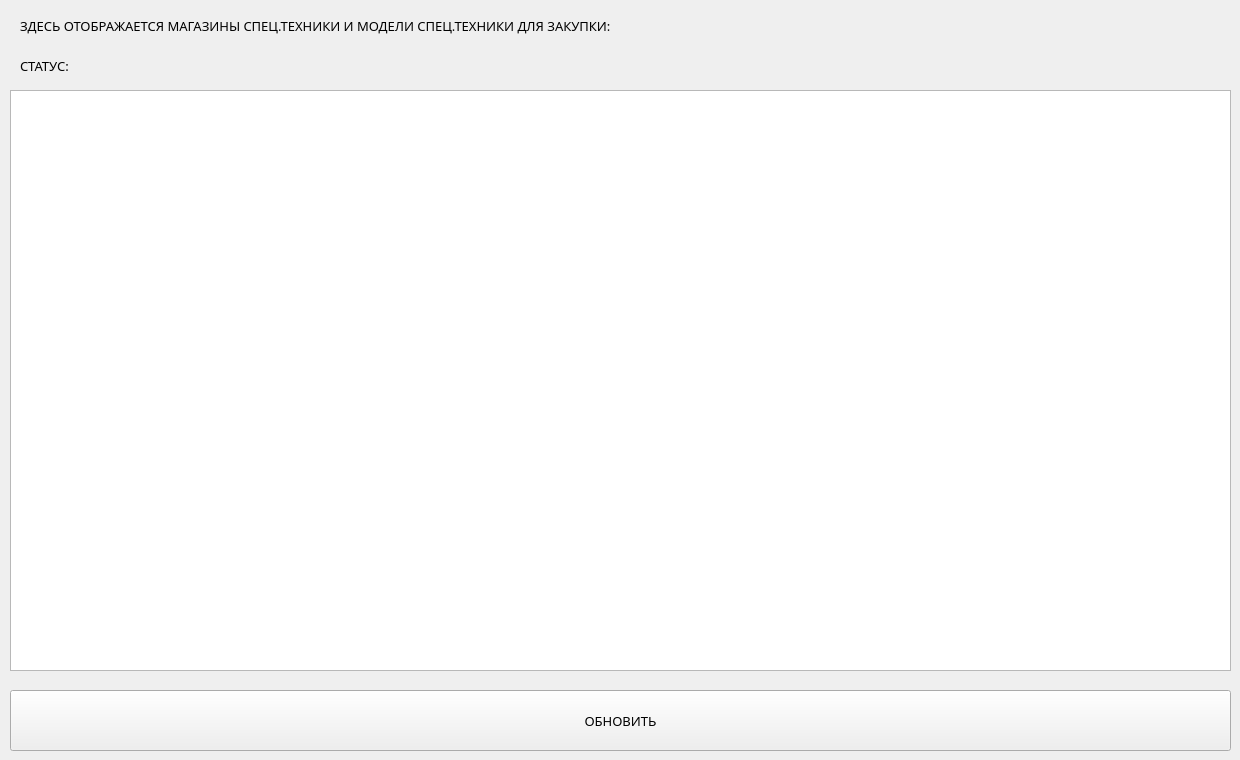
   <widget class="QWidget" name="tab_2">
    <attribute name="title">
     <string>Магазины спец.техники</string>
    </attribute>
    <widget class="QLabel" name="label_26">
     <property name="geometry">
      <rect>
       <x>20</x>
       <y>10</y>
       <width>881</width>
       <height>31</height>
      </rect>
     </property>
     <property name="font">
      <font>
       <family>Montserrat</family>
       <pointsize>10</pointsize>
      </font>
     </property>
     <property name="text">
      <string>ЗДЕСЬ ОТОБРАЖАЕТСЯ МАГАЗИНЫ СПЕЦ.ТЕХНИКИ И МОДЕЛИ СПЕЦ.ТЕХНИКИ ДЛЯ ЗАКУПКИ:</string>
     </property>
    </widget>
    <widget class="QTableWidget" name="tableWidget_5">
     <property name="geometry">
      <rect>
       <x>10</x>
       <y>90</y>
       <width>1221</width>
       <height>581</height>
      </rect>
     </property>
     <property name="font">
      <font>
       <family>Montserrat</family>
       <pointsize>12</pointsize>
      </font>
     </property>
    </widget>
    <widget class="QPushButton" name="pushButton_11">
     <property name="geometry">
      <rect>
       <x>10</x>
       <y>690</y>
       <width>1221</width>
       <height>61</height>
      </rect>
     </property>
     <property name="font">
      <font>
       <family>Montserrat</family>
       <pointsize>10</pointsize>
      </font>
     </property>
     <property name="text">
      <string>ОБНОВИТЬ</string>
     </property>
    </widget>
    <widget class="QLabel" name="label_57">
     <property name="geometry">
      <rect>
       <x>20</x>
       <y>50</y>
       <width>881</width>
       <height>31</height>
      </rect>
     </property>
     <property name="font">
      <font>
       <family>Montserrat</family>
       <pointsize>10</pointsize>
      </font>
     </property>
     <property name="text">
      <string>СТАТУС:</string>
     </property>
    </widget>
   </widget>
